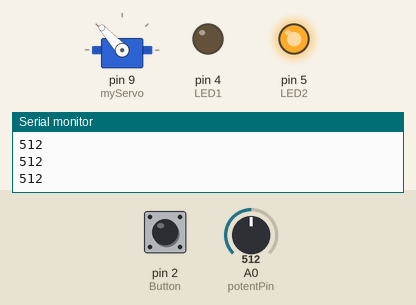
A sketch run on a simulated Arduino Uno, built with avr-gcc and run on an emulated ATmega328P. Parts: servo, output pins drawn as LEDs (lit = HIGH), the last lines printed to the serial monitor. The inputs (shaded band) are chosen by the test bench; at power-on: pin 2 (Button) LOW, A0 (potentPin) = 512.

Above: at 3.5 s.
3.6 s: pin 2 (Button) pulled HIGH for 3 s
At 3.81 s:
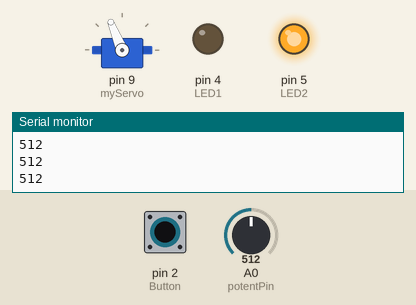
At 5.64 s:
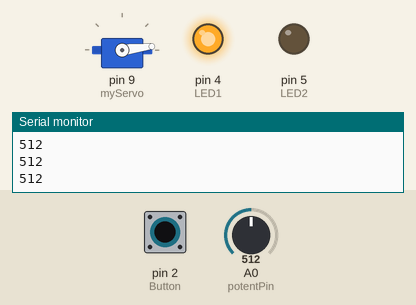
8.2 s: A0 (potentPin) set to 0
At 8.39 s:
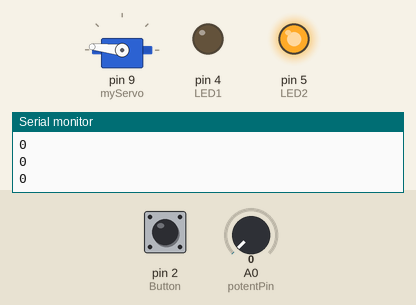
11.8 s: A0 (potentPin) set to 122
Timing chart, 0 to 21.4 s (numbered marks = the images above; inputs shaded):
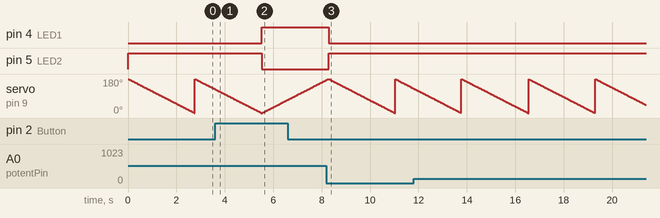

The sketch:

servo003.ino
```cpp
#include <Servo.h>
Servo myServo;
#define LED1 4
#define LED2 5
#define Button 2

boolean buttonState;
int const potentPin = A0;
int potentVal;
int angle,i;
unsigned long DebounceDelay =200;
unsigned long DebounceLast =0;

  void setup()
  {
      pinMode(LED1,OUTPUT);
      pinMode(LED2,OUTPUT);
      pinMode(Button,INPUT);
      myServo.attach(9);
      Serial.begin(9600);

  }
  void loop()
  {
      buttonState=digitalRead(Button);
      potentVal = analogRead(potentPin);
      //angle = map(potentVal,0,1023,0,179);
      if(buttonState==HIGH){
        for(int i=0;i<=180;i++){
           digitalWrite(LED1,HIGH);
           digitalWrite(LED2,LOW);
           myServo.write(i);
           delay(15);
           Serial.println(potentVal);
       }
      }
      else if(buttonState==LOW){
        for(int i=180;i>=0;i--){
           digitalWrite(LED1,LOW);
           digitalWrite(LED2,HIGH);
           myServo.write(i);
           delay(15);
           Serial.println(potentVal);
            }
      }
  }
```

Measured:
- after the input at 3.6 s, pin 4 (LED1): LOW → HIGH after 1.9 s; pin 5 (LED2): HIGH → LOW after 1.9 s
- by itself, servo on pin 9 (myServo): ramps from 180° to 0° and jumps back, once every 2.8 s
